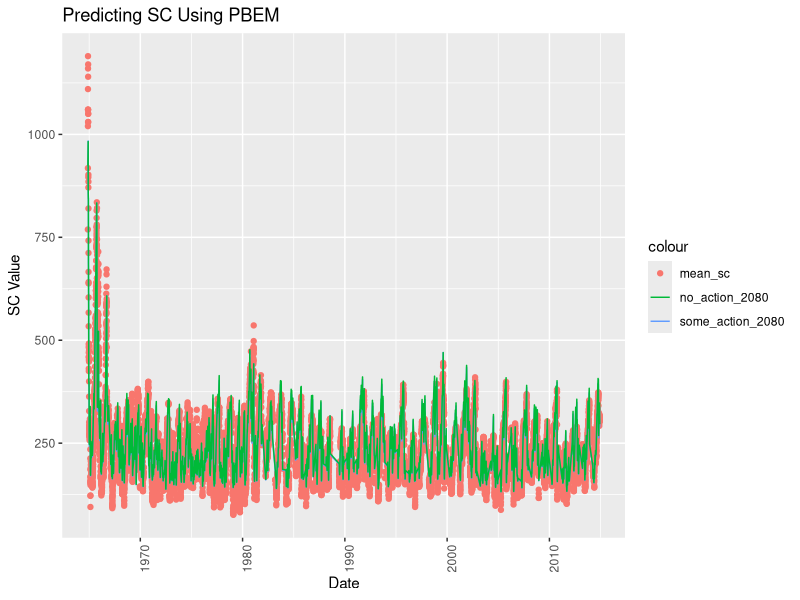
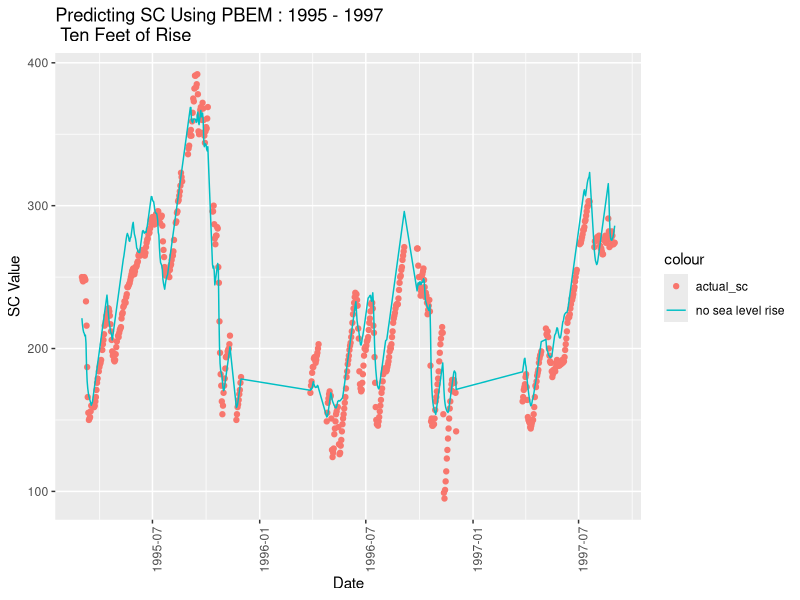

Here is the R script that generated these plots, in order: (Note: this script raises an error after producing the figures.)
## ---- chunk 1
library(data.table)
library(tidyr)
library(dplyr)
dat = fread('../data/processed/training_data.csv')

# use this to pull in actual meyer inputs
#meyer_inputs <- fread('../data/raw/meyer_raw_data.csv')
#meyer_inputs$Date = as.Date(meyer_inputs$Date)
#meyer_water_level = meyer_inputs[, c('Date', 'water_level')]

# use this for SC values
bfb = dat[location == 'del_bfb']
bfb <- bfb %>% drop_na(mean_sc)

# convert inflow data back to cubic feet per second and convert sea level (meters) to feet...
#will revisit this to confirm raw tide data was provided in meters
input_data <- dat %>% 
  filter(date <= '2015-03-31') %>%
  group_by(date) %>% 
  summarise(inflow = sum(inflow, na.rm = TRUE)/0.0283168, #convert inflow from cmps to cfps
                      no_sl_rise = (reedy_sl- 49.229)/12,
                      action_2040 = (reedy_sl- 49.229 + 2.79 + 10.2)/12,
                      action_2060 = (reedy_sl- 49.229 + 2.79 + 18.5)/12,
                      action_2080 = (reedy_sl- 49.229 + 2.79 + 30.3)/12,
                      no_action_2040 = (reedy_sl- 49.229 + 2.79 + 10.6)/12,
                      no_action_2060 = (reedy_sl- 49.229 + 2.79 + 23.5)/12,
                      no_action_2080 = (reedy_sl- 49.229 + 2.79 + 42.5)/12) # convert reedy_sl from inches to feet

input_data$date = as.Date(input_data$date)
input_data = unique(input_data)
input_data = as.data.table(input_data)
#input_data = merge(input_data, meyer_water_level, by.x = 'date', by.y = 'Date')
head(input_data)

## ---- chunk 2
n_s = 10
n_l = 30
thresh_10 = 3700  
thresh_30 = 3000

as = 52352.7976
Ps = -0.654734
Cs = 105.45053
ds = .80988481
Ls = 3
tao_s = 35312.54

al = 37912467
Pl = -1.394098647
Cl = -.434095416
dl = 1.912292411
Ll = 5.5
tao_l = -2544.23

## ---- chunk 3
library(zoo)
input_data <- input_data %>% mutate(q_st = rollmean(x = inflow, n_s, align = 'right', fill = NA), # n_s = 10 days
                      q_lt = rollmean(x = inflow, n_l, align = 'right', fill = NA), # n_l = 30 days
                      power_10d = as*lag(q_st)^(Ps) + Cs,
                      power_30d = al*lag(q_lt)^(Pl) + Cl)

## ---- chunk 4
input_data <- input_data %>% drop_na(q_lt) %>%
          filter(date >= '1964-11-15' & date <= '2015-03-31') %>%
          fill(c('no_sl_rise', 'action_2040',"action_2060","action_2080","no_action_2040", "no_action_2060", "no_action_2080"))
## ---- chunk 5
iterations = nrow(input_data)
variables = 14

# initialize an empty matrix to store all of the model output
output <- matrix(ncol=variables, nrow=iterations)


sl_rise_scenarios = c("no_sl_rise", "action_2040" ,"action_2060", "action_2080", "no_action_2040", "no_action_2060", "no_action_2080")

input_data = as.data.table(input_data)
# loop through all rows of data after the first initial row
i = 1
for (scenario in sl_rise_scenarios) {
  
  st_k_values = c(558)
  lt_k_values = c(924)
  
  for (t in (2:nrow(input_data))){
  
    # store the previous time step slice of data
    t_minus1 = input_data[t-1]
    t_0 = input_data[t]
  
    # calculate k_st under 6 sl rise scenarios
    k_st <- st_k_values[t-1] + min(Ls, ds*(t_0$power_10d - st_k_values[t-1]) + tao_s/t_0$q_st*t_0[[scenario]])
  
    # calculate k_lt under 6 sl rise scenarios
    k_lt <- lt_k_values[t-1] + min(Ll, dl*(t_0$power_30d - lt_k_values[t-1]) + tao_l/t_0$q_st*t_0[[scenario]])
  
    st_k_values <- append(st_k_values, k_st)
    lt_k_values <- append(lt_k_values, k_lt)
  
  }
  # save the model_10 and model_30d outputs
  output[,i] <- st_k_values
  output[,i+1] <- lt_k_values
  i <- i + 2
  
}

## ---- chunk 6
output_df = as.data.table(output)
## ---- chunk 7
final_output <- input_data %>% mutate(nosl_10d = output_df$V1, 
                    nosl_30d = output_df$V2,
                    action_2040_10d = output_df$V3,
                    action_2040_30d = output_df$V4,
                    action_2060_10d = output_df$V5,
                    action_2060_30d = output_df$V6,
                    action_2080_10d = output_df$V7,
                    action_2080_30d = output_df$V8,
                    no_action_2040_10d = output_df$V9,
                    no_action_2040_30d = output_df$V10,
                    no_action_2060_10d = output_df$V11,
                    no_action_2060_30d = output_df$V12,
                    no_action_2080_10d = output_df$V13,
                    no_action_2080_30d = output_df$V14)
## ---- chunk 8
# ql_t <= Q1      -> k_st (maybe authors have this swapped?)
# ql_t >= Q2      -> k_lt (maybe authors have this swapped?)
# Ql < qlt <= Q2 -> 
#bf <- bf %>% mutate(K_hat = ifelse(q_lt <= Q1, k_lt, 
 #                           ifelse(q_lt >= Q2, k_st, k_st*(q_lt - Q1)/(Q2 - Q1) + k_lt*(Q2 - q_lt)/(Q2 - Q1))),
  #                  inequality = ifelse(q_lt <= Q1, 'first', 
   #                         ifelse(q_lt >= Q2, 'third', 'second')))



#preds = c()
#for (t in (1:nrow(input_data))){
#  time_step = input_data[t]
#  p = time_step$model_10d*max(0, min(1, (time_step$q_lt - thresh_30)/ 700)) + time_step$model_30d*min(1, max(0, (thresh_10 - time_step$q_lt)/700))
#  preds = append(preds, p)
#}

final_output <- final_output %>% 
                select(date, q_lt, nosl_10d, nosl_30d, action_2040_10d, action_2040_30d, action_2060_10d, action_2060_30d, action_2080_10d, action_2080_30d, no_action_2040_10d, no_action_2040_30d, no_action_2060_10d, no_action_2060_30d, no_action_2080_10d, no_action_2080_30d) %>%
                group_by(date) %>%
                mutate(model_output_nosl = nosl_10d*max(0, min(1, (q_lt - thresh_30)/ 700)) + nosl_30d*min(1, max(0, (thresh_10 - q_lt)/700)),   
                       model_output_action_2040 = action_2040_10d*max(0, min(1, (q_lt - thresh_30)/ 700)) + action_2040_30d*min(1, max(0, (thresh_10 - q_lt)/700)),
                       model_output_action_2060 = action_2060_10d*max(0, min(1, (q_lt - thresh_30)/ 700)) + action_2060_30d*min(1, max(0, (thresh_10 - q_lt)/700)),
                       model_output_action_2080 = action_2080_10d*max(0, min(1, (q_lt - thresh_30)/ 700)) + action_2080_30d*min(1, max(0, (thresh_10 - q_lt)/700)),
                       model_output_no_action_2040 = no_action_2040_10d*max(0, min(1, (q_lt - thresh_30)/ 700)) + no_action_2040_30d*min(1, max(0, (thresh_10 - q_lt)/700)),
                       model_output_no_action_2060 = no_action_2060_10d*max(0, min(1, (q_lt - thresh_30)/ 700)) + no_action_2060_30d*min(1, max(0, (thresh_10 - q_lt)/700)),
                       model_output_no_action_2080 = no_action_2080_10d*max(0, min(1, (q_lt - thresh_30)/ 700)) + no_action_2080_30d*min(1, max(0, (thresh_10 - q_lt)/700)),
                       ) %>%
  ungroup()

#final_output$model_output = preds

## ---- chunk 9
bfb$date = as.Date(bfb$date)
model_outputs = 

model_output = merge(final_output[, c('date', 'q_lt', 'model_output_nosl', 'model_output_action_2040', 'model_output_action_2060', 'model_output_action_2080', 'model_output_no_action_2040', 'model_output_no_action_2060', 'model_output_no_action_2080')], bfb[, c('date', 'mean_sc')])
## ---- chunk 10
library(ggplot2)



ggplot()+
  geom_point(data = model_output, aes(x = date, y = mean_sc, color = 'mean_sc')) +
  geom_line(data = model_output, aes(x = date, y = model_output_action_2080, color = 'some_action_2080')) +
  geom_line(data = model_output, aes(x = date, y = model_output_no_action_2080, color = 'no_action_2080')) +
  xlab('Date') +
  ylab('SC Value')+
  ggtitle('Predicting SC Using PBEM')+
  theme(axis.text.x = element_text(angle = 90))
  #ylim(-800,800)
  #scale_x_continuous(name ="Date", breaks=c('1964-11-01', '1966-11-01'))
## ---- chunk 11


drill_down <- model_output %>% filter(date >= '1995-01-01' & date <= '1997-09-01')

ggplot()+
  geom_point(data = drill_down, aes(x = date, y = mean_sc, color = 'actual_sc')) +
  #geom_line(data = drill_down, aes(x = date, y = model_output_no_action_2080, color = 'no_action_2080')) +
  geom_line(data = drill_down, aes(x = date, y = model_output_nosl, color = 'no sea level rise')) +
  xlab('Date') +
  ylab('SC Value')+
  ggtitle('Predicting SC Using PBEM : 1995 - 1997\n Ten Feet of Rise')+
  theme(axis.text.x = element_text(angle = 90))

## ---- chunk 12
#meyer_output = copycat$model_output 
#risq_output = risq_attempt$model_output

#compare = data.frame(meyer_output, risq_output)
## ---- chunk 13
ggplot()+
  geom_point(data = input_data, aes(x = date, y = water_level, color = 'Meyer Water Levels', )) +
  geom_point(data = input_data, aes(x = date, y = reedy_sl, color = 'Risq Tides', alpha = .001, shape = '.')) +
  xlab('Date') +
  ylab('SC Value')+
  ggtitle('Comparing Water Level Values Across Sources')+
  theme(axis.text.x = element_text(angle = 90))
## ---- chunk 14
#write.csv(risq_attempt, '../data/processed/predictions_no_sl_rise.csv')
#write.csv(risq_attempt_12, '../data/processed/predictions_1ft_rise.csv')
#write.csv(risq_attempt_24, '../data/processed/predictions_2ft_rise.csv')
#write.csv(risq_attempt_36, '../data/processed/predictions_3ft_rise.csv')

write.csv(model_output, '../data/processed/model_output.csv')
